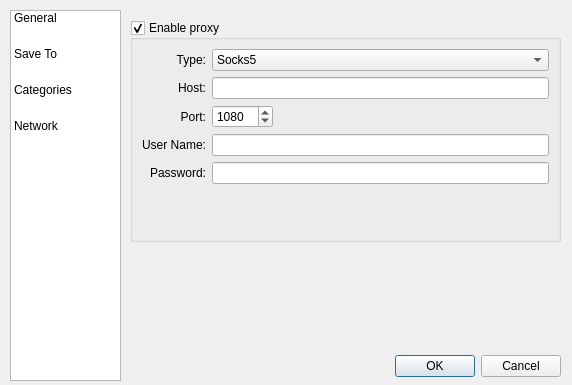
<?xml version="1.0" encoding="UTF-8"?>
<ui version="4.0">
 <class>OptionsDialog</class>
 <widget class="QDialog" name="OptionsDialog">
  <property name="geometry">
   <rect>
    <x>0</x>
    <y>0</y>
    <width>572</width>
    <height>385</height>
   </rect>
  </property>
  <property name="windowTitle">
   <string>Options</string>
  </property>
  <widget class="QDialogButtonBox" name="buttonBox">
   <property name="geometry">
    <rect>
     <x>220</x>
     <y>350</y>
     <width>341</width>
     <height>32</height>
    </rect>
   </property>
   <property name="orientation">
    <enum>Qt::Horizontal</enum>
   </property>
   <property name="standardButtons">
    <set>QDialogButtonBox::Cancel|QDialogButtonBox::Ok</set>
   </property>
  </widget>
  <widget class="QListWidget" name="listWidget">
   <property name="geometry">
    <rect>
     <x>10</x>
     <y>10</y>
     <width>111</width>
     <height>371</height>
    </rect>
   </property>
   <property name="minimumSize">
    <size>
     <width>111</width>
     <height>371</height>
    </size>
   </property>
   <property name="maximumSize">
    <size>
     <width>111</width>
     <height>371</height>
    </size>
   </property>
   <property name="contextMenuPolicy">
    <enum>Qt::NoContextMenu</enum>
   </property>
   <property name="gridSize">
    <size>
     <width>30</width>
     <height>36</height>
    </size>
   </property>
   <property name="viewMode">
    <enum>QListView::ListMode</enum>
   </property>
   <property name="uniformItemSizes">
    <bool>true</bool>
   </property>
   <item>
    <property name="text">
     <string>General</string>
    </property>
    <property name="icon">
     <iconset resource="../images.qrc">
      <normaloff>:/settings/images/AddDownload.png</normaloff>:/settings/images/AddDownload.png</iconset>
    </property>
   </item>
   <item>
    <property name="text">
     <string>Save To</string>
    </property>
    <property name="icon">
     <iconset resource="../images.qrc">
      <normaloff>:/settings/images/harddisk.png</normaloff>:/settings/images/harddisk.png</iconset>
    </property>
   </item>
   <item>
    <property name="text">
     <string>Categories</string>
    </property>
    <property name="icon">
     <iconset resource="../images.qrc">
      <normaloff>:/settings/images/extensionmanager.png</normaloff>:/settings/images/extensionmanager.png</iconset>
    </property>
   </item>
   <item>
    <property name="text">
     <string>Network</string>
    </property>
    <property name="icon">
     <iconset resource="../images.qrc">
      <normaloff>:/settings/images/network-idle.png</normaloff>:/settings/images/network-idle.png</iconset>
    </property>
   </item>
  </widget>
  <widget class="QStackedWidget" name="optionStacks">
   <property name="geometry">
    <rect>
     <x>130</x>
     <y>10</y>
     <width>431</width>
     <height>331</height>
    </rect>
   </property>
   <property name="currentIndex">
    <number>3</number>
   </property>
   <widget class="QWidget" name="GeneralPage">
    <widget class="QWidget" name="layoutWidget">
     <property name="geometry">
      <rect>
       <x>0</x>
       <y>40</y>
       <width>421</width>
       <height>27</height>
      </rect>
     </property>
     <layout class="QHBoxLayout" name="horizontalLayout_2">
      <item>
       <widget class="QLabel" name="label_2">
        <property name="text">
         <string>Connections per download</string>
        </property>
        <property name="buddy">
         <cstring>ConnectionsPerDownloadSpinBox</cstring>
        </property>
       </widget>
      </item>
      <item>
       <widget class="QSpinBox" name="ConnectionsPerDownloadSpinBox">
        <property name="minimum">
         <number>1</number>
        </property>
        <property name="maximum">
         <number>20</number>
        </property>
       </widget>
      </item>
     </layout>
    </widget>
    <widget class="QCheckBox" name="showDownloadsCompleteDialogCheckbox">
     <property name="geometry">
      <rect>
       <x>0</x>
       <y>70</y>
       <width>221</width>
       <height>21</height>
      </rect>
     </property>
     <property name="text">
      <string>Show Download Complete Dialog</string>
     </property>
    </widget>
    <widget class="QCheckBox" name="EnableSoundsCheckBox">
     <property name="geometry">
      <rect>
       <x>0</x>
       <y>90</y>
       <width>121</width>
       <height>21</height>
      </rect>
     </property>
     <property name="text">
      <string>Enable Sounds</string>
     </property>
    </widget>
    <widget class="QWidget" name="layoutWidget">
     <property name="geometry">
      <rect>
       <x>0</x>
       <y>10</y>
       <width>421</width>
       <height>27</height>
      </rect>
     </property>
     <layout class="QHBoxLayout" name="horizontalLayout">
      <item>
       <widget class="QLabel" name="label">
        <property name="text">
         <string>Max Running Downloads</string>
        </property>
        <property name="buddy">
         <cstring>maxTasksSpinBox</cstring>
        </property>
       </widget>
      </item>
      <item>
       <widget class="QSpinBox" name="maxTasksSpinBox">
        <property name="minimum">
         <number>1</number>
        </property>
        <property name="maximum">
         <number>20</number>
        </property>
       </widget>
      </item>
     </layout>
    </widget>
   </widget>
   <widget class="QWidget" name="SavetoPage">
    <widget class="QGroupBox" name="groupBox_2">
     <property name="geometry">
      <rect>
       <x>0</x>
       <y>10</y>
       <width>421</width>
       <height>321</height>
      </rect>
     </property>
     <property name="minimumSize">
      <size>
       <width>371</width>
       <height>131</height>
      </size>
     </property>
     <property name="maximumSize">
      <size>
       <width>500</width>
       <height>500</height>
      </size>
     </property>
     <property name="title">
      <string>Locations</string>
     </property>
     <widget class="QWidget" name="layoutWidget">
      <property name="geometry">
       <rect>
        <x>0</x>
        <y>20</y>
        <width>421</width>
        <height>211</height>
       </rect>
      </property>
      <layout class="QVBoxLayout" name="verticalLayout">
       <item>
        <layout class="QHBoxLayout" name="horizontalLayout_3">
         <item>
          <widget class="QLabel" name="label_14">
           <property name="text">
            <string>General</string>
           </property>
           <property name="buddy">
            <cstring>pushButton</cstring>
           </property>
          </widget>
         </item>
         <item>
          <spacer name="horizontalSpacer">
           <property name="orientation">
            <enum>Qt::Horizontal</enum>
           </property>
           <property name="sizeType">
            <enum>QSizePolicy::Minimum</enum>
           </property>
           <property name="sizeHint" stdset="0">
            <size>
             <width>40</width>
             <height>20</height>
            </size>
           </property>
          </spacer>
         </item>
         <item>
          <widget class="QLineEdit" name="generalDirectoryEdit">
           <property name="enabled">
            <bool>false</bool>
           </property>
          </widget>
         </item>
         <item>
          <widget class="QPushButton" name="pushButton">
           <property name="text">
            <string>Browse</string>
           </property>
          </widget>
         </item>
        </layout>
       </item>
       <item>
        <layout class="QHBoxLayout" name="horizontalLayout_8">
         <item>
          <widget class="QLabel" name="label_18">
           <property name="text">
            <string>Compressed</string>
           </property>
           <property name="buddy">
            <cstring>pushButton_6</cstring>
           </property>
          </widget>
         </item>
         <item>
          <spacer name="horizontalSpacer_6">
           <property name="orientation">
            <enum>Qt::Horizontal</enum>
           </property>
           <property name="sizeType">
            <enum>QSizePolicy::Preferred</enum>
           </property>
           <property name="sizeHint" stdset="0">
            <size>
             <width>15</width>
             <height>20</height>
            </size>
           </property>
          </spacer>
         </item>
         <item>
          <widget class="QLineEdit" name="CompressedDirectoryEdit">
           <property name="enabled">
            <bool>false</bool>
           </property>
          </widget>
         </item>
         <item>
          <widget class="QPushButton" name="pushButton_6">
           <property name="text">
            <string>Browse</string>
           </property>
          </widget>
         </item>
        </layout>
       </item>
       <item>
        <layout class="QHBoxLayout" name="horizontalLayout_4">
         <item>
          <widget class="QLabel" name="label_16">
           <property name="text">
            <string>Documents</string>
           </property>
           <property name="buddy">
            <cstring>pushButton_2</cstring>
           </property>
          </widget>
         </item>
         <item>
          <spacer name="horizontalSpacer_2">
           <property name="orientation">
            <enum>Qt::Horizontal</enum>
           </property>
           <property name="sizeType">
            <enum>QSizePolicy::Preferred</enum>
           </property>
           <property name="sizeHint" stdset="0">
            <size>
             <width>20</width>
             <height>20</height>
            </size>
           </property>
          </spacer>
         </item>
         <item>
          <widget class="QLineEdit" name="DocumentsDirectoryEdit">
           <property name="enabled">
            <bool>false</bool>
           </property>
          </widget>
         </item>
         <item>
          <widget class="QPushButton" name="pushButton_2">
           <property name="text">
            <string>Browse</string>
           </property>
          </widget>
         </item>
        </layout>
       </item>
       <item>
        <layout class="QHBoxLayout" name="horizontalLayout_7">
         <item>
          <widget class="QLabel" name="label_17">
           <property name="text">
            <string>Music</string>
           </property>
           <property name="buddy">
            <cstring>pushButton_3</cstring>
           </property>
          </widget>
         </item>
         <item>
          <spacer name="horizontalSpacer_3">
           <property name="orientation">
            <enum>Qt::Horizontal</enum>
           </property>
           <property name="sizeType">
            <enum>QSizePolicy::Preferred</enum>
           </property>
           <property name="sizeHint" stdset="0">
            <size>
             <width>51</width>
             <height>20</height>
            </size>
           </property>
          </spacer>
         </item>
         <item>
          <widget class="QLineEdit" name="MusicDirectoryEdit">
           <property name="enabled">
            <bool>false</bool>
           </property>
          </widget>
         </item>
         <item>
          <widget class="QPushButton" name="pushButton_3">
           <property name="text">
            <string>Browse</string>
           </property>
          </widget>
         </item>
        </layout>
       </item>
       <item>
        <layout class="QHBoxLayout" name="horizontalLayout_6">
         <item>
          <widget class="QLabel" name="label_15">
           <property name="text">
            <string>Programs</string>
           </property>
           <property name="buddy">
            <cstring>pushButton_5</cstring>
           </property>
          </widget>
         </item>
         <item>
          <spacer name="horizontalSpacer_4">
           <property name="orientation">
            <enum>Qt::Horizontal</enum>
           </property>
           <property name="sizeType">
            <enum>QSizePolicy::Preferred</enum>
           </property>
           <property name="sizeHint" stdset="0">
            <size>
             <width>31</width>
             <height>20</height>
            </size>
           </property>
          </spacer>
         </item>
         <item>
          <widget class="QLineEdit" name="ProgramsDirectoryEdit">
           <property name="enabled">
            <bool>false</bool>
           </property>
          </widget>
         </item>
         <item>
          <widget class="QPushButton" name="pushButton_5">
           <property name="text">
            <string>Browse</string>
           </property>
          </widget>
         </item>
        </layout>
       </item>
       <item>
        <layout class="QHBoxLayout" name="horizontalLayout_5">
         <item>
          <widget class="QLabel" name="label_13">
           <property name="text">
            <string>Video</string>
           </property>
           <property name="buddy">
            <cstring>pushButton_4</cstring>
           </property>
          </widget>
         </item>
         <item>
          <spacer name="horizontalSpacer_5">
           <property name="orientation">
            <enum>Qt::Horizontal</enum>
           </property>
           <property name="sizeType">
            <enum>QSizePolicy::Preferred</enum>
           </property>
           <property name="sizeHint" stdset="0">
            <size>
             <width>51</width>
             <height>20</height>
            </size>
           </property>
          </spacer>
         </item>
         <item>
          <widget class="QLineEdit" name="VideoDirectoryEdit">
           <property name="enabled">
            <bool>false</bool>
           </property>
          </widget>
         </item>
         <item>
          <widget class="QPushButton" name="pushButton_4">
           <property name="text">
            <string>Browse</string>
           </property>
          </widget>
         </item>
        </layout>
       </item>
      </layout>
     </widget>
    </widget>
   </widget>
   <widget class="QWidget" name="Categoriespage">
    <widget class="QGroupBox" name="groupBox_3">
     <property name="geometry">
      <rect>
       <x>0</x>
       <y>10</y>
       <width>421</width>
       <height>311</height>
      </rect>
     </property>
     <property name="minimumSize">
      <size>
       <width>371</width>
       <height>131</height>
      </size>
     </property>
     <property name="maximumSize">
      <size>
       <width>500</width>
       <height>500</height>
      </size>
     </property>
     <property name="title">
      <string>Categories</string>
     </property>
     <widget class="QWidget" name="layoutWidget_2">
      <property name="geometry">
       <rect>
        <x>0</x>
        <y>20</y>
        <width>421</width>
        <height>171</height>
       </rect>
      </property>
      <layout class="QVBoxLayout" name="verticalLayout_2">
       <item>
        <layout class="QHBoxLayout" name="horizontalLayout_14">
         <item>
          <widget class="QLabel" name="label_24">
           <property name="text">
            <string>Compressed</string>
           </property>
           <property name="buddy">
            <cstring>CompressedExtensionsEdit</cstring>
           </property>
          </widget>
         </item>
         <item>
          <spacer name="horizontalSpacer_12">
           <property name="orientation">
            <enum>Qt::Horizontal</enum>
           </property>
           <property name="sizeType">
            <enum>QSizePolicy::Preferred</enum>
           </property>
           <property name="sizeHint" stdset="0">
            <size>
             <width>15</width>
             <height>20</height>
            </size>
           </property>
          </spacer>
         </item>
         <item>
          <widget class="QLineEdit" name="CompressedExtensionsEdit"/>
         </item>
        </layout>
       </item>
       <item>
        <layout class="QHBoxLayout" name="horizontalLayout_9">
         <item>
          <widget class="QLabel" name="label_19">
           <property name="text">
            <string>Documents</string>
           </property>
           <property name="buddy">
            <cstring>DocumentsExtensionsEdit</cstring>
           </property>
          </widget>
         </item>
         <item>
          <spacer name="horizontalSpacer_7">
           <property name="orientation">
            <enum>Qt::Horizontal</enum>
           </property>
           <property name="sizeType">
            <enum>QSizePolicy::Preferred</enum>
           </property>
           <property name="sizeHint" stdset="0">
            <size>
             <width>20</width>
             <height>20</height>
            </size>
           </property>
          </spacer>
         </item>
         <item>
          <widget class="QLineEdit" name="DocumentsExtensionsEdit"/>
         </item>
        </layout>
       </item>
       <item>
        <layout class="QHBoxLayout" name="horizontalLayout_10">
         <item>
          <widget class="QLabel" name="label_20">
           <property name="text">
            <string>Music</string>
           </property>
           <property name="buddy">
            <cstring>MusicExtensionsEdit</cstring>
           </property>
          </widget>
         </item>
         <item>
          <spacer name="horizontalSpacer_8">
           <property name="orientation">
            <enum>Qt::Horizontal</enum>
           </property>
           <property name="sizeType">
            <enum>QSizePolicy::Preferred</enum>
           </property>
           <property name="sizeHint" stdset="0">
            <size>
             <width>51</width>
             <height>20</height>
            </size>
           </property>
          </spacer>
         </item>
         <item>
          <widget class="QLineEdit" name="MusicExtensionsEdit"/>
         </item>
        </layout>
       </item>
       <item>
        <layout class="QHBoxLayout" name="horizontalLayout_11">
         <item>
          <widget class="QLabel" name="label_21">
           <property name="text">
            <string>Programs</string>
           </property>
           <property name="buddy">
            <cstring>ProgramsExtensionsEdit</cstring>
           </property>
          </widget>
         </item>
         <item>
          <spacer name="horizontalSpacer_9">
           <property name="orientation">
            <enum>Qt::Horizontal</enum>
           </property>
           <property name="sizeType">
            <enum>QSizePolicy::Preferred</enum>
           </property>
           <property name="sizeHint" stdset="0">
            <size>
             <width>31</width>
             <height>20</height>
            </size>
           </property>
          </spacer>
         </item>
         <item>
          <widget class="QLineEdit" name="ProgramsExtensionsEdit"/>
         </item>
        </layout>
       </item>
       <item>
        <layout class="QHBoxLayout" name="horizontalLayout_12">
         <item>
          <widget class="QLabel" name="label_22">
           <property name="text">
            <string>Video</string>
           </property>
           <property name="buddy">
            <cstring>VideoExtensionsEdit</cstring>
           </property>
          </widget>
         </item>
         <item>
          <spacer name="horizontalSpacer_10">
           <property name="orientation">
            <enum>Qt::Horizontal</enum>
           </property>
           <property name="sizeType">
            <enum>QSizePolicy::Preferred</enum>
           </property>
           <property name="sizeHint" stdset="0">
            <size>
             <width>51</width>
             <height>20</height>
            </size>
           </property>
          </spacer>
         </item>
         <item>
          <widget class="QLineEdit" name="VideoExtensionsEdit"/>
         </item>
        </layout>
       </item>
      </layout>
     </widget>
    </widget>
   </widget>
   <widget class="QWidget" name="NetworkPage">
    <widget class="QGroupBox" name="proxySupport">
     <property name="enabled">
      <bool>true</bool>
     </property>
     <property name="geometry">
      <rect>
       <x>0</x>
       <y>10</y>
       <width>431</width>
       <height>222</height>
      </rect>
     </property>
     <property name="title">
      <string>Enable proxy</string>
     </property>
     <property name="checkable">
      <bool>true</bool>
     </property>
     <layout class="QGridLayout" name="gridLayout_6">
      <item row="0" column="0">
       <widget class="QLabel" name="label_9">
        <property name="text">
         <string>Type:</string>
        </property>
        <property name="alignment">
         <set>Qt::AlignRight|Qt::AlignTrailing|Qt::AlignVCenter</set>
        </property>
       </widget>
      </item>
      <item row="0" column="1" colspan="2">
       <widget class="QComboBox" name="proxyType">
        <item>
         <property name="text">
          <string>Socks5</string>
         </property>
        </item>
        <item>
         <property name="text">
          <string>Http</string>
         </property>
        </item>
       </widget>
      </item>
      <item row="1" column="0">
       <widget class="QLabel" name="label_10">
        <property name="text">
         <string>Host:</string>
        </property>
        <property name="alignment">
         <set>Qt::AlignRight|Qt::AlignTrailing|Qt::AlignVCenter</set>
        </property>
       </widget>
      </item>
      <item row="1" column="1" colspan="2">
       <widget class="QLineEdit" name="proxyHostName"/>
      </item>
      <item row="2" column="0">
       <widget class="QLabel" name="label_11">
        <property name="text">
         <string>Port:</string>
        </property>
        <property name="alignment">
         <set>Qt::AlignRight|Qt::AlignTrailing|Qt::AlignVCenter</set>
        </property>
       </widget>
      </item>
      <item row="2" column="1">
       <widget class="QSpinBox" name="proxyPort">
        <property name="maximum">
         <number>10000</number>
        </property>
        <property name="value">
         <number>1080</number>
        </property>
       </widget>
      </item>
      <item row="2" column="2">
       <spacer name="horizontalSpacer_11">
        <property name="orientation">
         <enum>Qt::Horizontal</enum>
        </property>
        <property name="sizeHint" stdset="0">
         <size>
          <width>293</width>
          <height>20</height>
         </size>
        </property>
       </spacer>
      </item>
      <item row="3" column="0">
       <widget class="QLabel" name="label_12">
        <property name="text">
         <string>User Name:</string>
        </property>
        <property name="alignment">
         <set>Qt::AlignRight|Qt::AlignTrailing|Qt::AlignVCenter</set>
        </property>
       </widget>
      </item>
      <item row="3" column="1" colspan="2">
       <widget class="QLineEdit" name="proxyUserName"/>
      </item>
      <item row="4" column="0">
       <widget class="QLabel" name="label_23">
        <property name="text">
         <string>Password:</string>
        </property>
        <property name="alignment">
         <set>Qt::AlignRight|Qt::AlignTrailing|Qt::AlignVCenter</set>
        </property>
       </widget>
      </item>
      <item row="4" column="1" colspan="2">
       <widget class="QLineEdit" name="proxyPassword">
        <property name="echoMode">
         <enum>QLineEdit::Password</enum>
        </property>
       </widget>
      </item>
      <item row="5" column="0">
       <spacer name="verticalSpacer_2">
        <property name="orientation">
         <enum>Qt::Vertical</enum>
        </property>
        <property name="sizeHint" stdset="0">
         <size>
          <width>20</width>
          <height>8</height>
         </size>
        </property>
       </spacer>
      </item>
     </layout>
    </widget>
   </widget>
  </widget>
 </widget>
 <tabstops>
  <tabstop>listWidget</tabstop>
  <tabstop>maxTasksSpinBox</tabstop>
  <tabstop>ConnectionsPerDownloadSpinBox</tabstop>
  <tabstop>showDownloadsCompleteDialogCheckbox</tabstop>
  <tabstop>EnableSoundsCheckBox</tabstop>
  <tabstop>generalDirectoryEdit</tabstop>
  <tabstop>pushButton</tabstop>
  <tabstop>CompressedDirectoryEdit</tabstop>
  <tabstop>pushButton_6</tabstop>
  <tabstop>DocumentsDirectoryEdit</tabstop>
  <tabstop>pushButton_2</tabstop>
  <tabstop>MusicDirectoryEdit</tabstop>
  <tabstop>pushButton_3</tabstop>
  <tabstop>ProgramsDirectoryEdit</tabstop>
  <tabstop>pushButton_5</tabstop>
  <tabstop>VideoDirectoryEdit</tabstop>
  <tabstop>pushButton_4</tabstop>
  <tabstop>CompressedExtensionsEdit</tabstop>
  <tabstop>DocumentsExtensionsEdit</tabstop>
  <tabstop>MusicExtensionsEdit</tabstop>
  <tabstop>ProgramsExtensionsEdit</tabstop>
  <tabstop>VideoExtensionsEdit</tabstop>
  <tabstop>buttonBox</tabstop>
 </tabstops>
 <resources>
  <include location="../images.qrc"/>
 </resources>
 <connections>
  <connection>
   <sender>buttonBox</sender>
   <signal>accepted()</signal>
   <receiver>OptionsDialog</receiver>
   <slot>accept()</slot>
   <hints>
    <hint type="sourcelabel">
     <x>248</x>
     <y>254</y>
    </hint>
    <hint type="destinationlabel">
     <x>157</x>
     <y>274</y>
    </hint>
   </hints>
  </connection>
  <connection>
   <sender>buttonBox</sender>
   <signal>rejected()</signal>
   <receiver>OptionsDialog</receiver>
   <slot>reject()</slot>
   <hints>
    <hint type="sourcelabel">
     <x>316</x>
     <y>260</y>
    </hint>
    <hint type="destinationlabel">
     <x>286</x>
     <y>274</y>
    </hint>
   </hints>
  </connection>
 </connections>
</ui>
